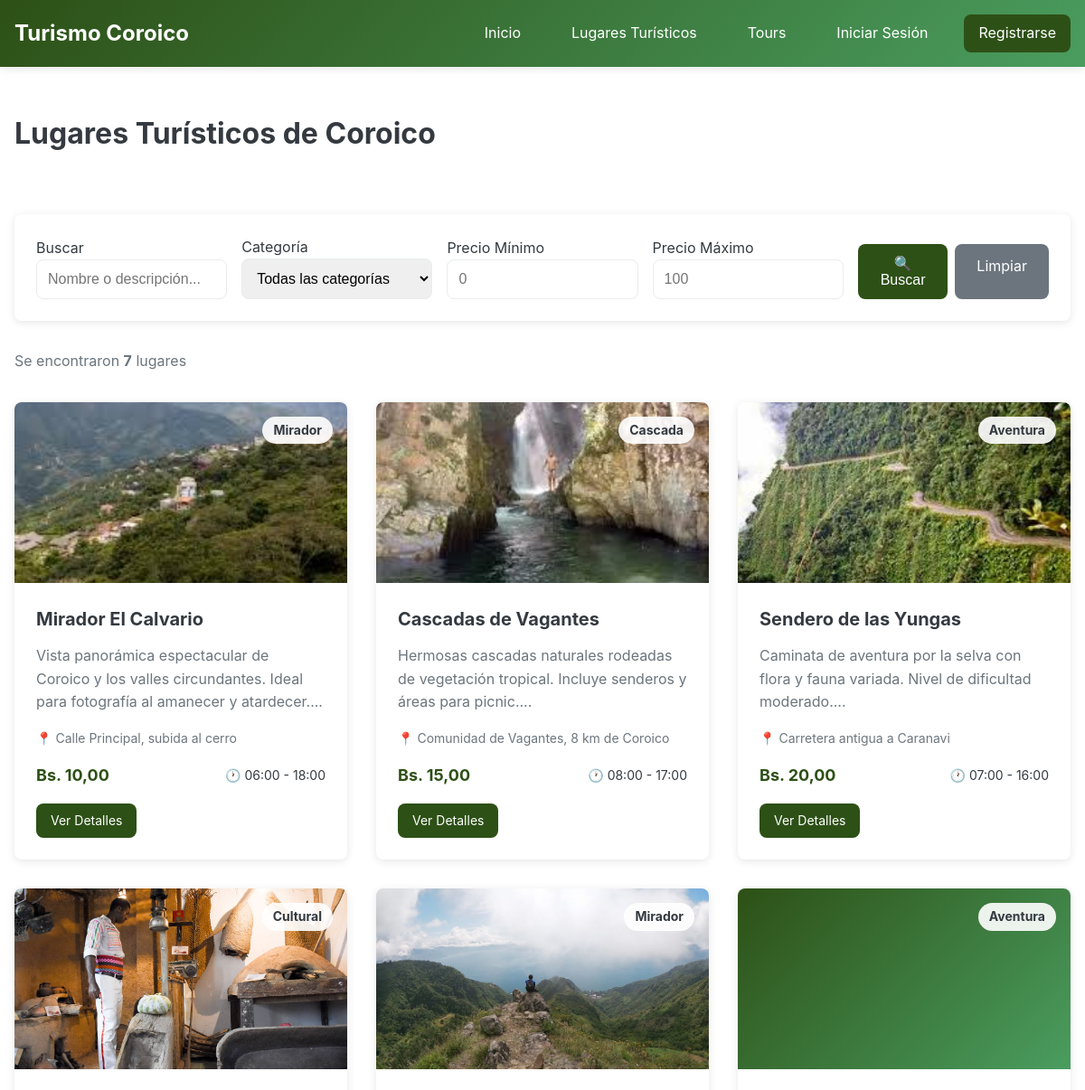
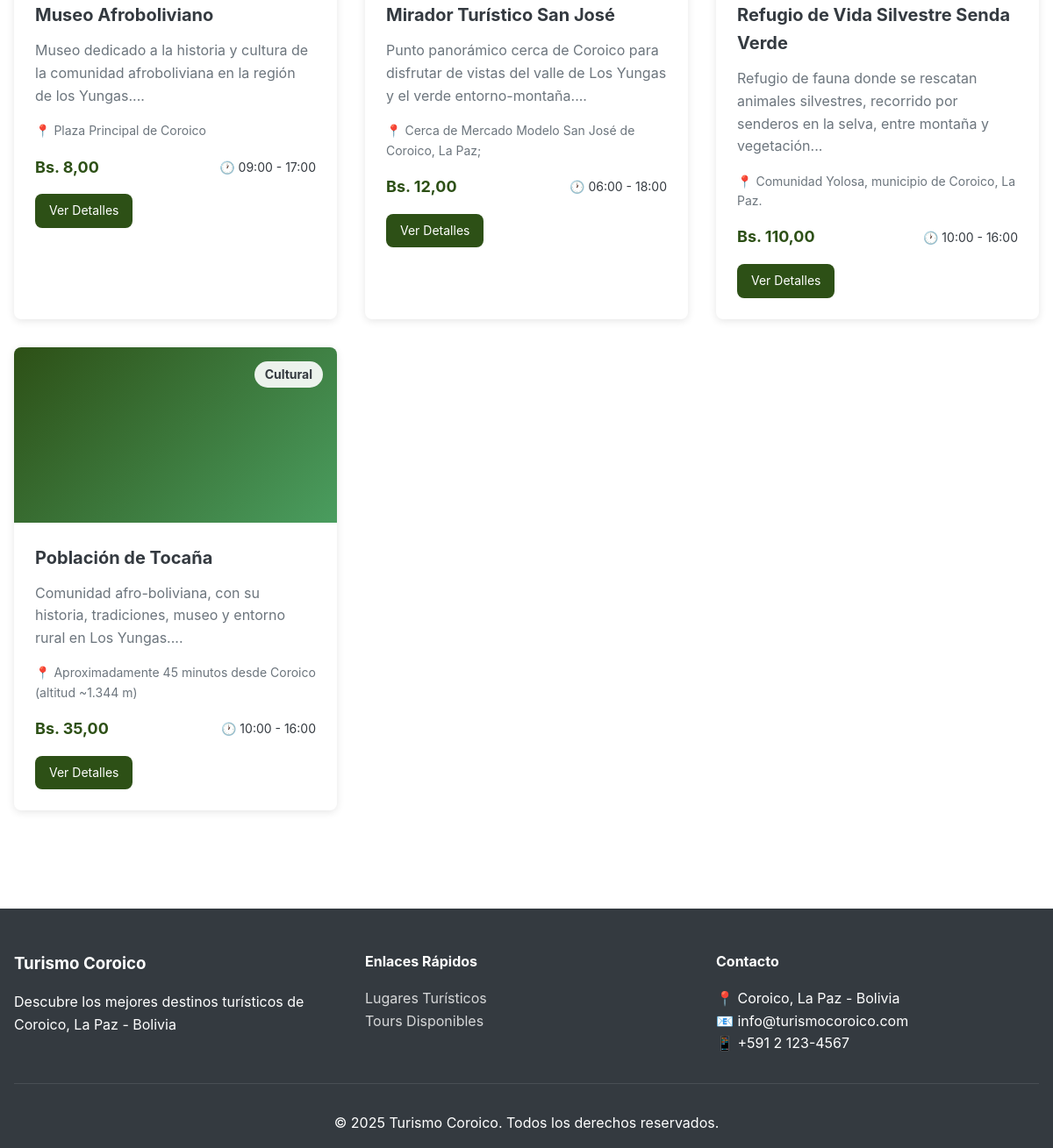
Screenshot of /lugares with the database file from the repository (2 pictures, top to bottom).
### tables this page shows
CREATE TABLE `lugares_turisticos` (
  `id_lugar` int(11) NOT NULL,
  `nombre` varchar(150) NOT NULL,
  `descripcion` text NOT NULL,
  `categoria` enum('mirador','cascada','aventura','cultural') NOT NULL,
  `direccion` varchar(200) DEFAULT NULL,
  `precio_entrada` decimal(10,2) NOT NULL DEFAULT 0.00,
  `horario_apertura` time DEFAULT NULL,
  `horario_cierre` time DEFAULT NULL,
  `imagen_lugar` varchar(255) DEFAULT 'default.jpg',
  `fecha_creacion` timestamp NOT NULL DEFAULT current_timestamp()
);

### controllers/LugarController.php (called while the page is built, shortened)
<?php
require_once __DIR__ . '/../config/config.php';
require_once __DIR__ . '/../models/LugarTuristico.php';
class LugarController {
    private $lugarModel;
    public function __construct() {
        $this->lugarModel = new LugarTuristico();
    }
    public function index() {
        $filtros = [
            'categoria' => $_GET['categoria'] ?? '',
            'precio_min' => $_GET['precio_min'] ?? '',
            'precio_max' => $_GET['precio_max'] ?? '',
            'busqueda' => $_GET['busqueda'] ?? ''
        ];
        if (!empty($filtros['categoria']) || !empty($filtros['busqueda']) ||
            $filtros['precio_min'] !== '' || $filtros['precio_max'] !== '') {
            $lugares = $this->lugarModel->buscar($filtros);
        } else {
            $lugares = $this->lugarModel->getAll();
        }
        require_once __DIR__ . '/../views/lugares/index.php';
    }
}

### index.php (called while the page is built, shortened)
<?php
require_once __DIR__ . '/config/config.php';
require_once __DIR__ . '/config/database.php';
$request_uri = $_SERVER['REQUEST_URI'];
$base_path = parse_url(BASE_URL, PHP_URL_PATH);
if ($base_path && strpos($request_uri, $base_path) === 0) {
    $request_uri = substr($request_uri, strlen($base_path));
}
$request_uri = strtok($request_uri, '?');
$request_uri = trim($request_uri, '/');
$segments = explode('/', $request_uri);
$methodName = isset($segments[1]) ? $segments[1] : 'index';
$methodName = lcfirst(str_replace('-', '', ucwords($methodName, '-')));
$controller = new $controllerName();
try {
    $controller->$methodName();
} catch (Exception $e) {
    error_log("Error en el controlador: " . $e->getMessage());
    echo "<!DOCTYPE html>
<html lang='es'>
<head>
    <meta charset='UTF-8'>
    <meta name='viewport' content='width=device-width, initial-scale=1.0'>
    <title>Error</title>
    <style>
        body {
            font-family: Arial, sans-serif;
            display: flex;
            justify-content: center;
            align-items: center;
            height: 100vh;
            margin: 0;
            background: #f5f5f5;
        }
        .error-container {
            text-align: center;
            padding: 2rem;
            background: white;
            border-radius: 10px;
            box-shadow: 0 2px 10px rgba(0,0,0,0.1);
            max-width: 500px;
        }
        h1 { color: #d32f2f; }
        a {
            display: inline-block;
            margin-top: 1rem;
            padding: 0.75rem 1.5rem;
            background: #2d5016;
            color: white;
            text-decoration: none;
            border-radius: 5px;
        }
        a:hover { background: #4a9d5f; }
    </style>
</head>
<body>
    <div class='error-container'>
        <h1>Error en la aplicación</h1>
        <p>Ha ocurrido un error inesperado. Por favor, intenta nuevamente.</p>
        <a href='" . BASE_URL . "'>Volver al Inicio</a>
    </div>
</body>
</html>";
}

### config/config.php (called while the page is built, shortened)
<?php
function url($path = '') {
    return BASE_URL . ltrim($path, '/');
}
function isLoggedIn() {
    return isset($_SESSION['usuario_id']);
}
function formatearPrecio($precio) {
    return 'Bs. ' . number_format($precio, 2, ',', '.');
}

### config/database.php (called while the page is built, shortened)
<?php
class Database {
    private static $instance = null;
    private $connection;
    private function __construct() {
        try {
            $dsn = "mysql:host=" . DB_HOST . ";dbname=" . DB_NAME . ";charset=" . DB_CHARSET;
            $options = [
                PDO::ATTR_ERRMODE            => PDO::ERRMODE_EXCEPTION,
                PDO::ATTR_DEFAULT_FETCH_MODE => PDO::FETCH_ASSOC,
                PDO::ATTR_EMULATE_PREPARES   => false,
            ];
            $this->connection = new PDO($dsn, DB_USER, DB_PASS, $options);
        } catch (PDOException $e) {
            die("Error de conexión a la base de datos: " . $e->getMessage());
        }
    }
    public static function getInstance() {
        if (self::$instance === null) {
            self::$instance = new self();
        }
        return self::$instance;
    }
    public function getConnection() {
        return $this->connection;
    }
}

### models/Model.php (called while the page is built, shortened)
<?php
require_once __DIR__ . '/../config/database.php';
class Model {
    protected $db;
    protected $table;
    public function __construct() {
        $this->db = Database::getInstance()->getConnection();
    }
    public function getAll() {
        try {
            $stmt = $this->db->query("SELECT * FROM {$this->table}");
            return $stmt->fetchAll();
        } catch (PDOException $e) {
            error_log("Error en getAll(): " . $e->getMessage());
            return [];
        }
    }
}

### models/LugarTuristico.php (called while the page is built, shortened)
<?php
require_once __DIR__ . '/Model.php';
class LugarTuristico extends Model {
    public function __construct() {
        $this->table = 'lugares_turisticos';
    }
}

### views/lugares/index.php (the view, shortened to what this page needs)
<?php
require_once __DIR__ . '/../layouts/header.php';
?>
<section class="section">
    <div class="container">
        <div class="page-header">
            <h2 class="page-title">Lugares Turísticos de Coroico</h2>
        </div>
        <div class="filters-card">
            <form method="GET" action="<?php echo url('lugares'); ?>" class="filters-form">
                <div class="filter-group">
                    <label for="busqueda">Buscar</label>
                    <input type="text" id="busqueda" name="busqueda" class="form-control"
                           placeholder="Nombre o descripción..."
                           value="<?php echo htmlspecialchars($_GET['busqueda'] ?? ''); ?>">
                </div>
                <div class="filter-group">
                    <label for="categoria">Categoría</label>
                    <select id="categoria" name="categoria" class="form-control">
                        <option value="">Todas las categorías</option>
                    </select>
                </div>
                <div class="filter-group">
                    <label for="precio_min">Precio Mínimo</label>
                    <input type="number" id="precio_min" name="precio_min" class="form-control"
                           placeholder="0" min="0" step="0.01"
                           value="<?php echo htmlspecialchars($_GET['precio_min'] ?? ''); ?>">
                </div>
                <div class="filter-group">
                    <label for="precio_max">Precio Máximo</label>
                    <input type="number" id="precio_max" name="precio_max" class="form-control"
                           placeholder="100" min="0" step="0.01"
                           value="<?php echo htmlspecialchars($_GET['precio_max'] ?? ''); ?>">
                </div>
                <div class="filter-actions">
                    <button type="submit" class="btn-primary">🔍 Buscar</button>
                    <a href="<?php echo url('lugares'); ?>" class="btn-secondary">Limpiar</a>
                </div>
            </form>
        </div>
        <?php if (!empty($lugares)): ?>
        <div class="results-info">
            <p>Se encontraron <strong><?php echo count($lugares); ?></strong> lugares</p>
        </div>
        <div class="card-grid">
            <?php foreach ($lugares as $lugar): ?>
            <div class="card">
                <div class="card-image" style="background: <?php echo (!empty($lugar['imagen_lugar']) && $lugar['imagen_lugar'] !== 'default.jpg') ? 'url(' . url('public/uploads/lugares/' . $lugar['imagen_lugar']) . ') center/cover' : 'linear-gradient(135deg, #2d5016 0%, #4a9d5f 100%)'; ?>;">
                    <span class="card-category"><?php echo ucfirst($lugar['categoria']); ?></span>
                </div>
                <div class="card-content">
                    <h3><?php echo htmlspecialchars($lugar['nombre']); ?></h3>
                    <p><?php echo htmlspecialchars(substr($lugar['descripcion'], 0, 120)) . '...'; ?></p>
                    <?php if (!empty($lugar['direccion'])): ?>
                    <p class="card-location">📍 <?php echo htmlspecialchars($lugar['direccion']); ?></p>
                    <?php endif; ?>
                    <div class="card-meta">
                        <span class="price"><?php echo formatearPrecio($lugar['precio_entrada']); ?></span>
                        <?php if (!empty($lugar['horario_apertura'])): ?>
                        <span>🕐 <?php echo substr($lugar['horario_apertura'], 0, 5); ?> - <?php echo substr($lugar['horario_cierre'], 0, 5); ?></span>
                        <?php endif; ?>
                    </div>
                    <div class="card-actions">
                        <a href="<?php echo url('lugares/detalle?id=' . $lugar['id_lugar']); ?>" class="btn-primary btn-sm">Ver Detalles</a>
                    </div>
                </div>
            </div>
            <?php endforeach; ?>
        </div>
        <?php endif; ?>
    </div>
</section>
<?php require_once __DIR__ . '/../layouts/footer.php'; ?>

### views/layouts/header.php (shortened to what this page needs)
<!DOCTYPE html>
<html lang="es">
<head>
    <link rel="stylesheet" href="<?php echo url('public/css/styles.css'); ?>">
</head>
<body>
    <?php include __DIR__ . '/navbar.php'; ?>
    <main class="main-content">

### views/layouts/navbar.php
<nav class="navbar">
    <div class="container">
        <div class="navbar-brand">
            <a href="<?php echo url(''); ?>">
                <h1><?php echo SITE_NAME; ?></h1>
            </a>
        </div>
        <ul class="navbar-menu">
            <li><a href="<?php echo url(''); ?>">Inicio</a></li>
            <li><a href="<?php echo url('lugares'); ?>">Lugares Turísticos</a></li>
            <li><a href="<?php echo url('tours'); ?>">Tours</a></li>
            <?php if (isLoggedIn()): ?>
                <?php if (isAdmin()): ?>
                    <li><a href="<?php echo url('admin/dashboard'); ?>">Dashboard</a></li>
                <?php else: ?>
                    <li><a href="<?php echo url('usuario/mis-reservas'); ?>">Mis Reservas</a></li>
                <?php endif; ?>
                <li class="dropdown">
                    <a href="#" class="dropdown-toggle">
                        👤 <?php echo htmlspecialchars($_SESSION['nombre_completo']); ?>
                    </a>
                    <ul class="dropdown-menu">
                        <li><a href="<?php echo url('usuario/perfil'); ?>">Mi Perfil</a></li>
                        <?php if (!isAdmin()): ?>
                        <li><a href="<?php echo url('usuario/mis-reservas'); ?>">Mis Reservas</a></li>
                        <?php endif; ?>
                        <li><a href="<?php echo url('usuario/logout'); ?>">Cerrar Sesión</a></li>
                    </ul>
                </li>
            <?php else: ?>
                <li><a href="<?php echo url('usuario/login'); ?>">Iniciar Sesión</a></li>
                <li><a href="<?php echo url('usuario/registro'); ?>" class="btn-primary">Registrarse</a></li>
            <?php endif; ?>
        </ul>
    </div>
</nav>

### views/layouts/footer.php (shortened to what this page needs)
</main>
    <footer class="footer">
        <div class="container">
            <div class="footer-content">
                <div class="footer-section">
                    <h3><?php echo SITE_NAME; ?></h3>
                    <p><?php echo SITE_DESCRIPTION; ?></p>
                </div>
                <div class="footer-section">
                    <h4>Enlaces Rápidos</h4>
                    <ul>
                        <li><a href="<?php echo url('lugares'); ?>">Lugares Turísticos</a></li>
                        <li><a href="<?php echo url('tours'); ?>">Tours Disponibles</a></li>
                    </ul>
                </div>
                <div class="footer-section">
                    <h4>Contacto</h4>
                    <p>📍 Coroico, La Paz - Bolivia</p>
                    <p>📧 info@turismocoroico.com</p>
                    <p>📱 +591 2 123-4567</p>
                </div>
            </div>
            <div class="footer-bottom">
                <p>&copy; <?php echo date('Y'); ?> <?php echo SITE_NAME; ?>. Todos los derechos reservados.</p>
            </div>
        </div>
    </footer>
</body>
</html>

### rows the page displays
lugares_turisticos: imagen_lugar (picture), categoria "Mirador", nombre "Mirador El Calvario", descripcion "Vista panorámica espectacular de Coroico y los valles circundantes. Ideal para fotografía al amanecer y atardecer.", direccion "Calle Principal, subida al cerro", precio_entrada "Bs. 10,00", horario_apertura "06:00", horario_cierre "18:00"
lugares_turisticos: imagen_lugar (picture), categoria "Cascada", nombre "Cascadas de Vagantes", descripcion "Hermosas cascadas naturales rodeadas de vegetación tropical. Incluye senderos y áreas para picnic.", direccion "Comunidad de Vagantes, 8 km de Coroico", precio_entrada "Bs. 15,00", horario_apertura "08:00", horario_cierre "17:00"
lugares_turisticos: imagen_lugar (picture), categoria "Aventura", nombre "Sendero de las Yungas", descripcion "Caminata de aventura por la selva con flora y fauna variada. Nivel de dificultad moderado.", direccion "Carretera antigua a Caranavi", precio_entrada "Bs. 20,00", horario_apertura "07:00", horario_cierre "16:00"
lugares_turisticos: imagen_lugar (picture), categoria "Cultural", nombre "Museo Afroboliviano", descripcion "Museo dedicado a la historia y cultura de la comunidad afroboliviana en la región de los Yungas.", direccion "Plaza Principal de Coroico", precio_entrada "Bs. 8,00", horario_apertura "09:00", horario_cierre "17:00"
lugares_turisticos: imagen_lugar (picture), categoria "Mirador", nombre "Mirador Turístico San José", descripcion "Punto panorámico cerca de Coroico para disfrutar de vistas del valle de Los Yungas y el verde entorno-montaña.", direccion "Cerca de Mercado Modelo San José de Coroico, La Paz;", precio_entrada "Bs. 12,00", horario_apertura "06:00", horario_cierre "18:00"
lugares_turisticos: categoria "Aventura", nombre "Refugio de Vida Silvestre Senda Verde", descripcion "Refugio de fauna donde se rescatan animales silvestres, recorrido por senderos en la selva, entre montaña y vegetación", direccion "Comunidad Yolosa, municipio de Coroico, La Paz.", precio_entrada "Bs. 110,00", horario_apertura "10:00", horario_cierre "16:00"
lugares_turisticos: categoria "Cultural", nombre "Población de Tocaña", descripcion "Comunidad afro-boliviana, con su historia, tradiciones, museo y entorno rural en Los Yungas.", direccion "Aproximadamente 45 minutos desde Coroico (altitud ~1.344 m)", precio_entrada "Bs. 35,00", horario_apertura "10:00", horario_cierre "16:00"

### other values shown
SITE_NAME "Turismo Coroico"
count($lugares) "7"
SITE_DESCRIPTION "Descubre los mejores destinos turísticos de Coroico, La Paz - Bolivia"
